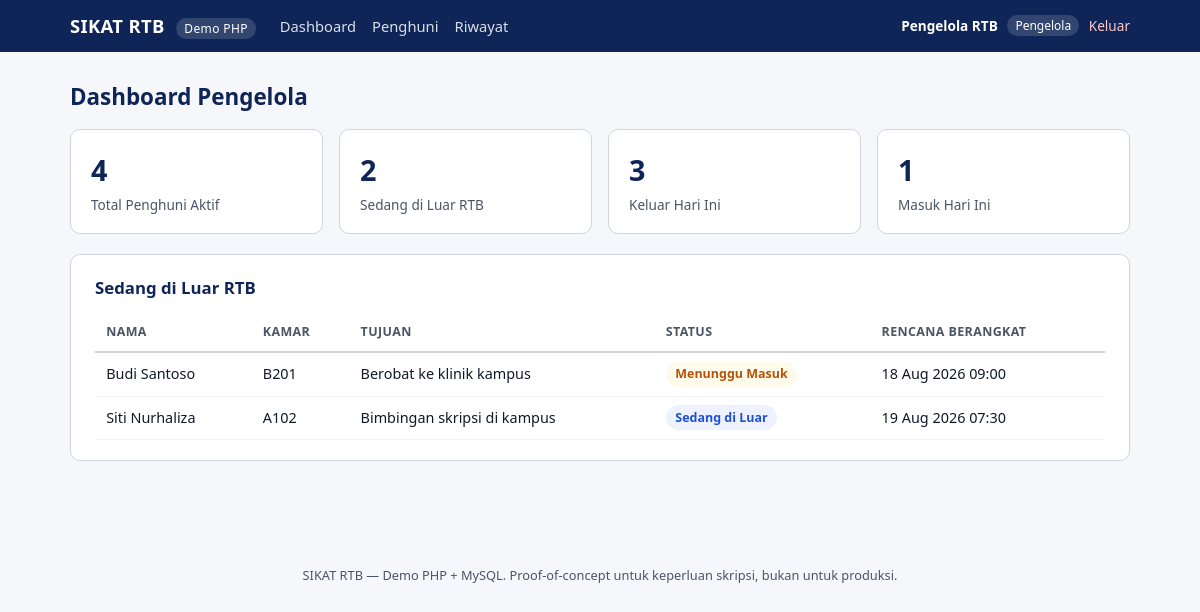
/manager/dashboard.php (signed in), run on the app's committed database.
### tables this page shows
CREATE TABLE IF NOT EXISTS permits (
  id INT AUTO_INCREMENT PRIMARY KEY,
  resident_id INT NOT NULL,
  permit_code VARCHAR(100) NOT NULL UNIQUE,
  qr_token VARCHAR(255) NOT NULL UNIQUE,
  destination VARCHAR(255) NOT NULL,
  permit_type VARCHAR(50) NOT NULL DEFAULT 'IZIN_PRIBADI',
  planned_departure_at DATETIME NOT NULL,
  planned_return_at DATETIME NOT NULL,
  entry_code VARCHAR(50),
  status VARCHAR(30) NOT NULL,
  created_at DATETIME NOT NULL DEFAULT CURRENT_TIMESTAMP,
  FOREIGN KEY (resident_id) REFERENCES master_residents(id)
);

CREATE TABLE IF NOT EXISTS master_residents (
  id INT AUTO_INCREMENT PRIMARY KEY,
  bca_id VARCHAR(50) NOT NULL UNIQUE,
  full_name VARCHAR(255) NOT NULL,
  room_number VARCHAR(50) NOT NULL,
  class_name VARCHAR(100) NOT NULL,
  gender VARCHAR(30) NOT NULL DEFAULT 'TIDAK_DISEBUTKAN',
  resident_status VARCHAR(30) NOT NULL DEFAULT 'ACTIVE',
  phone_number VARCHAR(30),
  email VARCHAR(255),
  created_at DATETIME NOT NULL DEFAULT CURRENT_TIMESTAMP,
  updated_at DATETIME NOT NULL DEFAULT CURRENT_TIMESTAMP
);

### includes/helpers.php (called while the page is built, shortened)
<?php
function permitStatusLabel(string $status): string
{
    $labels = [
        'MENUNGGU_KELUAR' => 'Menunggu Keluar',
        'SEDANG_DI_LUAR'  => 'Sedang di Luar',
        'MENUNGGU_MASUK'  => 'Menunggu Masuk',
        'SELESAI'         => 'Selesai',
        'DIBATALKAN'      => 'Dibatalkan',
    ];
    return $labels[$status] ?? $status;
}
function permitStatusBadgeClass(string $status): string
{
    $classes = [
        'MENUNGGU_KELUAR' => 'badge badge-waiting',
        'SEDANG_DI_LUAR'  => 'badge badge-outside',
        'MENUNGGU_MASUK'  => 'badge badge-waiting',
        'SELESAI'         => 'badge badge-done',
        'DIBATALKAN'      => 'badge badge-cancelled',
    ];
    return $classes[$status] ?? 'badge';
}
function formatDateTime(?string $value): string
{
    $timestamp = strtotime($value);
    return date('d M Y H:i', $timestamp);
}
function h(?string $value): string
{
    return htmlspecialchars($value ?? '', ENT_QUOTES, 'UTF-8');
}

### manager/dashboard.php (the view, shortened to what this page needs)
<?php
require_once __DIR__ . '/../includes/helpers.php';
$db   = getDb();
$residents = (int) $db->query("SELECT COUNT(*) FROM master_residents WHERE resident_status = 'ACTIVE'")->fetchColumn();
$outside   = (int) $db->query("SELECT COUNT(*) FROM permits WHERE status IN ('SEDANG_DI_LUAR','MENUNGGU_MASUK')")->fetchColumn();
$todayExit = (int) $db->query("
    SELECT COUNT(*) FROM permit_events
    WHERE event_type = 'EXIT' AND DATE(occurred_at) = CURDATE()
")->fetchColumn();
$todayEntry = (int) $db->query("
    SELECT COUNT(*) FROM permit_events
    WHERE event_type = 'ENTRY' AND DATE(occurred_at) = CURDATE()
")->fetchColumn();
$watchlist = $db->query("
    SELECT p.*, r.full_name, r.room_number
    FROM permits p JOIN master_residents r ON r.id = p.resident_id
    WHERE p.status IN ('SEDANG_DI_LUAR','MENUNGGU_MASUK')
    ORDER BY p.planned_departure_at ASC
    LIMIT 10
")->fetchAll();
require __DIR__ . '/../includes/layout_start.php';
?>
<div class="stat-grid">
    <div class="stat-card">
        <span class="stat-number"><?= $residents ?></span>
        <span class="stat-label">Total Penghuni Aktif</span>
    </div>
    <div class="stat-card">
        <span class="stat-number"><?= $outside ?></span>
        <span class="stat-label">Sedang di Luar RTB</span>
    </div>
    <div class="stat-card">
        <span class="stat-number"><?= $todayExit ?></span>
        <span class="stat-label">Keluar Hari Ini</span>
    </div>
    <div class="stat-card">
        <span class="stat-number"><?= $todayEntry ?></span>
        <span class="stat-label">Masuk Hari Ini</span>
    </div>
</div>
<section class="card">
    <h2 class="card-title">Sedang di Luar RTB</h2>
    <?php if (!$watchlist): ?>
        <p class="muted">Tidak ada mahasiswa yang sedang di luar RTB saat ini.</p>
    <?php else: ?>
    <div class="table-wrap">
    <table class="data-table">
        <thead><tr><th>Nama</th><th>Kamar</th><th>Tujuan</th><th>Status</th><th>Rencana Berangkat</th></tr></thead>
        <tbody>
        <?php foreach ($watchlist as $item): ?>
            <tr>
                <td><?= h($item['full_name']) ?></td>
                <td><?= h($item['room_number']) ?></td>
                <td><?= h($item['destination']) ?></td>
                <td><span class="<?= h(permitStatusBadgeClass($item['status'])) ?>"><?= h(permitStatusLabel($item['status'])) ?></span></td>
                <td><?= h(formatDateTime($item['planned_departure_at'])) ?></td>
            </tr>
        <?php endforeach; ?>
        </tbody>
    </table>
    </div>
    <?php endif; ?>
</section>
<?php require __DIR__ . '/../includes/layout_end.php'; ?>

### assets/style.css (style rules this page uses)
:root { --navy: #0f2557; --blue: #1d4ed8; --blue-light: #eef2ff; --green: #15803d; --green-light: #ecfdf3; --red: #b91c1c; --red-light: #fef2f2; --amber: #b45309; --amber-light: #fffbeb; --gray-900: #111827; --gray-600: #4b5563; --gray-300: #d1d5db; --gray-100: #f3f4f6; --bg: #f5f7fb; --white: #ffffff; }
* { box-sizing: border-box; }
body { margin: 0; font-family: "Segoe UI", Arial, Helvetica, sans-serif; background: var(--bg); color: var(--gray-900); line-height: 1.5; }
.card { background: var(--white); border: 1px solid var(--gray-300); border-radius: 10px; padding: 1.25rem 1.5rem; margin-bottom: 1.25rem; }
.card-title { margin: 0 0 0.9rem; font-size: 1.05rem; color: var(--navy); }
.stat-grid { display: grid; grid-template-columns: repeat(4, 1fr); gap: 1rem; margin-bottom: 1.25rem; }
.stat-card { background: var(--white); border: 1px solid var(--gray-300); border-radius: 10px; padding: 1.1rem 1.25rem; display: flex; flex-direction: column; gap: 0.25rem; }
.stat-number { font-size: 1.8rem; font-weight: 700; color: var(--navy); }
.stat-label { color: var(--gray-600); font-size: 0.85rem; }
.table-wrap { overflow-x: auto; }
.data-table { width: 100%; border-collapse: collapse; font-size: 0.9rem; }
.data-table th, .data-table td { padding: 0.55rem 0.7rem; border-bottom: 1px solid var(--gray-100); text-align: left; white-space: nowrap; }
.data-table th { color: var(--gray-600); font-size: 0.78rem; text-transform: uppercase; letter-spacing: 0.03em; border-bottom: 2px solid var(--gray-300); }
.badge { display: inline-block; padding: 0.2rem 0.6rem; border-radius: 999px; font-size: 0.78rem; font-weight: 600; background: var(--gray-100); color: var(--gray-600); }
.badge-waiting { background: var(--amber-light); color: var(--amber); }
.badge-outside { background: var(--blue-light); color: var(--blue); }

### data on the page
permits: resident.full_name "Budi Santoso", resident.room_number "B201", destination "Berobat ke klinik kampus", status "Menunggu Masuk", planned_departure_at "18 Aug 2026 09:00"
permits: resident.full_name "Siti Nurhaliza", resident.room_number "A102", destination "Bimbingan skripsi di kampus", status "Sedang di Luar", planned_departure_at "19 Aug 2026 07:30"

### other printed values
$user['full_name'] "Pengelola RTB"
roleLabel($user['role']) "Pengelola"
$pageTitle "Dashboard Pengelola"
$residents "4"
$outside "2"
$todayExit "3"
$todayEntry "1"
